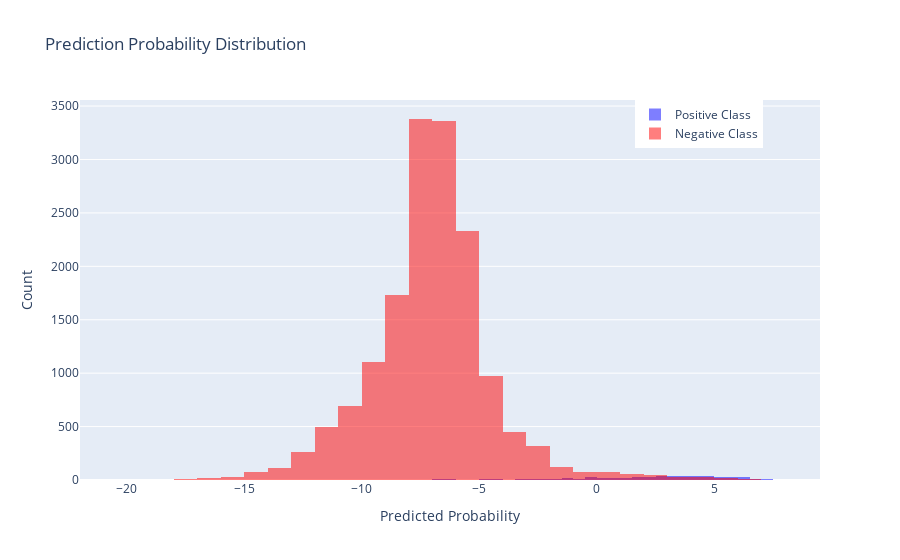

Here is the notebook cell this chart was saved with:
### Code cell
import plotly.graph_objects as go
import numpy as np

# Sample data (Replace y_true and y_scores with actual data)
y_true = y_test
y_scores = y_test_pred_probs

# Separate probabilities by class
positive_scores = y_scores[y_true == 1]
negative_scores = y_scores[y_true == 0]

# Create histogram traces
fig = go.Figure()
fig.add_trace(
    go.Histogram(
        x=positive_scores,
        nbinsx=50,
        opacity=0.5,
        name="Positive Class",
        marker_color="blue",
    )
)
fig.add_trace(
    go.Histogram(
        x=negative_scores,
        nbinsx=50,
        opacity=0.5,
        name="Negative Class",
        marker_color="red",
    )
)

# Layout settings
fig.update_layout(
    title="Prediction Probability Distribution",
    xaxis_title="Predicted Probability",
    yaxis_title="Count",
    barmode="overlay",  # Overlay bars
    legend=dict(x=0.75, y=1),
)

fig.write_html("accurate_prediction_probability_histogram.html")
fig.show()

### Figure 1 — Plotly figure (JSON) as saved in the notebook; plotly's stock layout.template omitted (floating-point values rounded to 4 significant figures; data arrays with more than 128 entries replaced by an {"elided": "..."} marker saying what was removed)
{"data": [{"marker": {"color": "blue"}, "name": "Positive Class", "nbinsx": 50, "opacity": 0.5, "type": "histogram", "x": {"elided": "528 float values"}}, {"marker": {"color": "red"}, "name": "Negative Class", "nbinsx": 50, "opacity": 0.5, "type": "histogram", "x": {"elided": "15798 float values"}}], "layout": {"barmode": "overlay", "legend": {"x": 0.75, "y": 1}, "title": {"text": "Prediction Probability Distribution"}, "xaxis": {"title": {"text": "Predicted Probability"}}, "yaxis": {"title": {"text": "Count"}}}}
